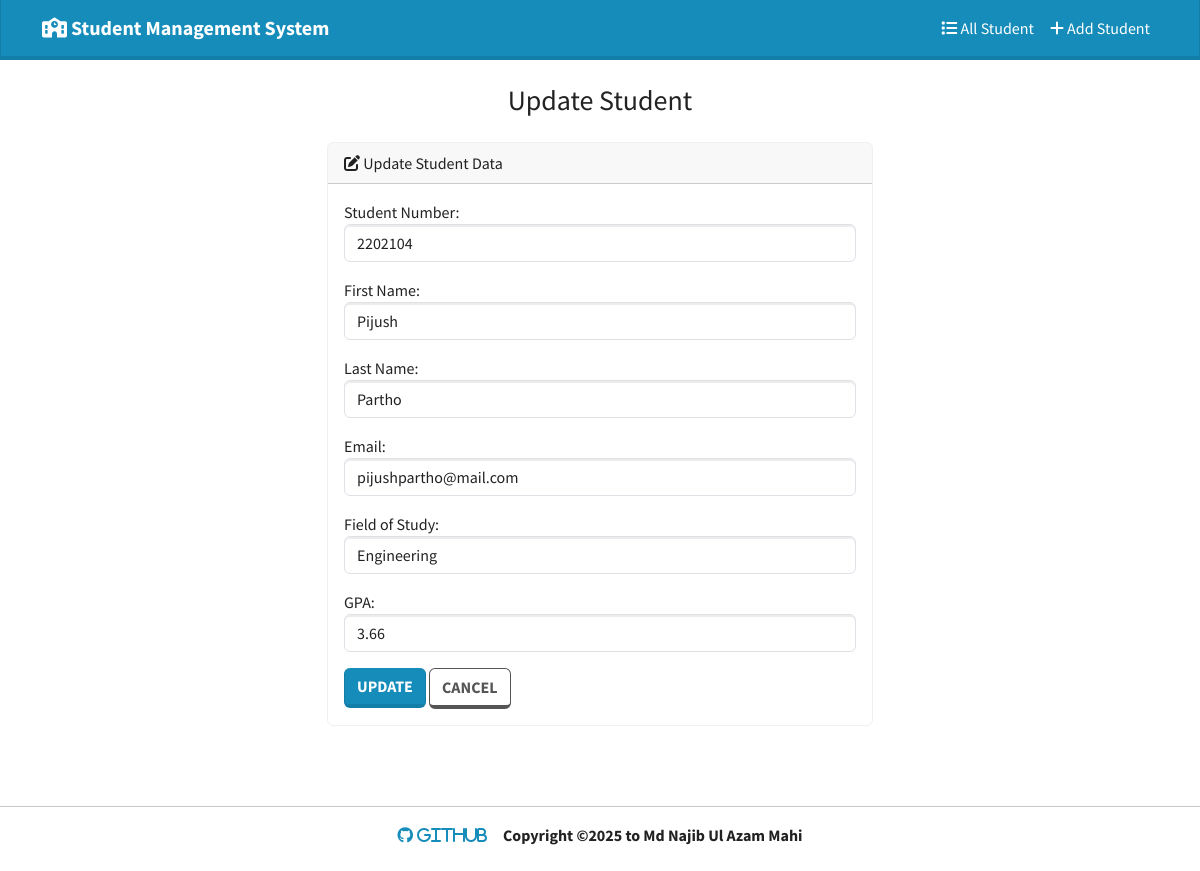
Page /edit/4/ on the committed database.
### students/models.py (models this page shows)
class Student(models.Model):
    student_number = models.PositiveIntegerField()
    first_name = models.CharField(max_length=50)
    last_name = models.CharField(max_length=50)
    email = models.EmailField(max_length=100)
    field_of_study = models.CharField(max_length=50)
    gpa = models.FloatField()

### students/views.py (the view)
# urls.py: path('edit/<int:id>/', views.edit, name='edit'),
def edit(request, id):
    if request.method == 'POST':
        student = Student.objects.get(pk=id)
        form = StudentForm(request.POST, instance=student)
        if form.is_valid():
            form.save()
            return render(request, 'students/edit.html', {
                'form': form,
                'success': True
            })
    else:
        student = Student.objects.get(pk=id)
        form = StudentForm(instance=student)
    return render(request, 'students/edit.html', {
        'form': form
    })

### students/forms.py
class StudentForm(forms.ModelForm):
    class Meta:
        model = Student
        fields = ['student_number', 'first_name', 'last_name', 'email', 'field_of_study', 'gpa']
        labels = {'student_number': 'Student Number',
                  'first_name': 'First Name',
                  'last_name': 'Last Name',
                  'email': 'Email',
                  'field_of_study': 'Field of Study',
                  'gpa': 'GPA'
                }
        widgets = {'student_number': forms.NumberInput(attrs={'class': 'form-control'}),
                   'first_name': forms.TextInput(attrs={'class': 'form-control'}),
                   'last_name': forms.TextInput(attrs={'class': 'form-control'}),
                   'email': forms.EmailInput(attrs={'class': 'form-control'}),
                   'field_of_study': forms.TextInput(attrs={'class': 'form-control'}),
                   'gpa': forms.NumberInput(attrs={'class': 'form-control'})
                }

### students/templates/students/edit.html (shortened to what this page needs)
{% extends "students/base.html" %}
{% block body %}
  <h3 class="text-center m-4">Update Student</h3>
  {% if success %}
    <div class="alert alert-success" role="alert">
        The student data updated successfully.
        <a href="{% url 'index' %}" class="alert-link"> Go to Home Page</a>
    </div>
  {% else %}
    <div class="row justify-content-center">
        <div class="col-6">
            <div class="card border-secondary mb-3">
                <div class="card-header">
                    <i class="fa-solid fa-pen-to-square"></i> Update Student Data
                </div>
                <div class="card-body">
                  <form action="" method="POST">
                    {{ form.as_p }}
                    <button type="submit" class="btn btn-primary">Update</button>
                    <a href="{% url 'index' %}" class="btn btn-outline-dark">Cancel</a>
                  </form>
                </div>
            </div>
        </div>
    </div>
  {% endif %}
{% endblock %}

### rows in the picture
Student: student_number "2202104", first_name "Pijush", last_name "Partho", email "pijushpartho@mail.com", field_of_study "Engineering", gpa "3.66"
